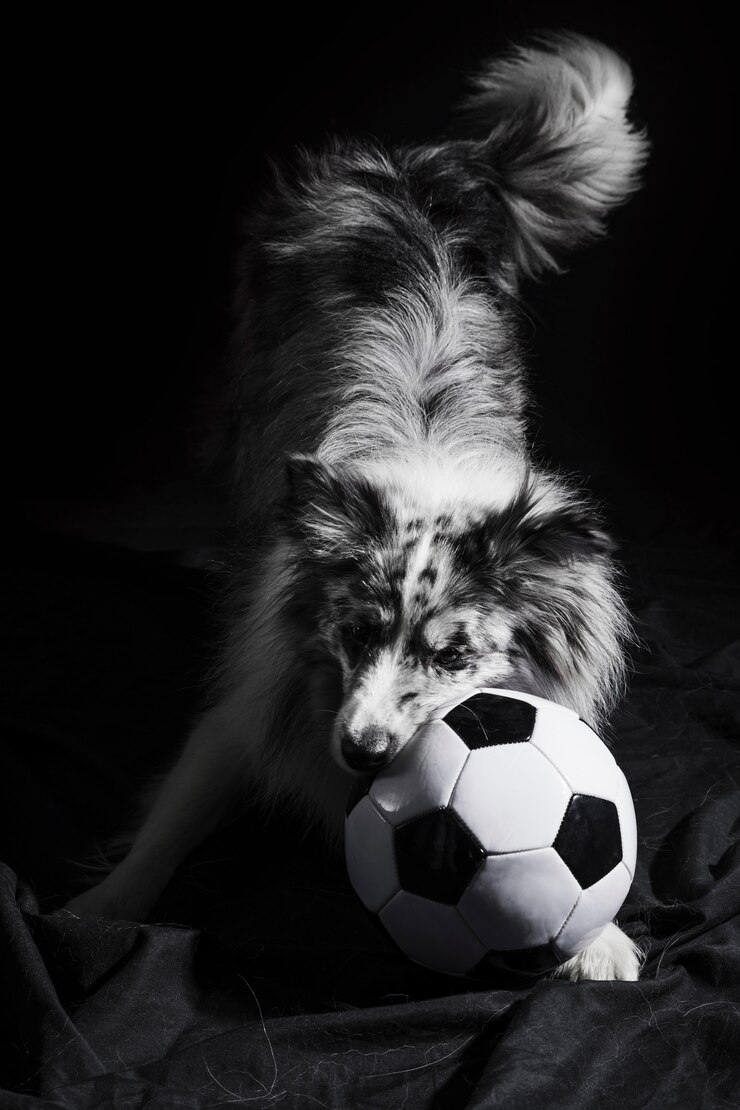
#> input picture imagens_cinza/cachorro.jpg, 740 x 1110 px; its folder holds only this picture in this run
$ python -i filters.py   (imports and definitions only)   (older library calls are emulated)
#> lines starting #> are read from the running program, lines starting #| are printed output that depends on the picture
import cv2
import numpy as np

# [17 lines left out: functions apply_gaussian_blur, apply_media_blur, apply_canny_edges, not called in this run]

def apply_sobel_filter(image):
    gray_img = cv2.cvtColor(image, cv2.COLOR_RGB2GRAY)
    sobel_x = cv2.Sobel(gray_img, cv2.CV_64F, 1, 0, ksize=5)
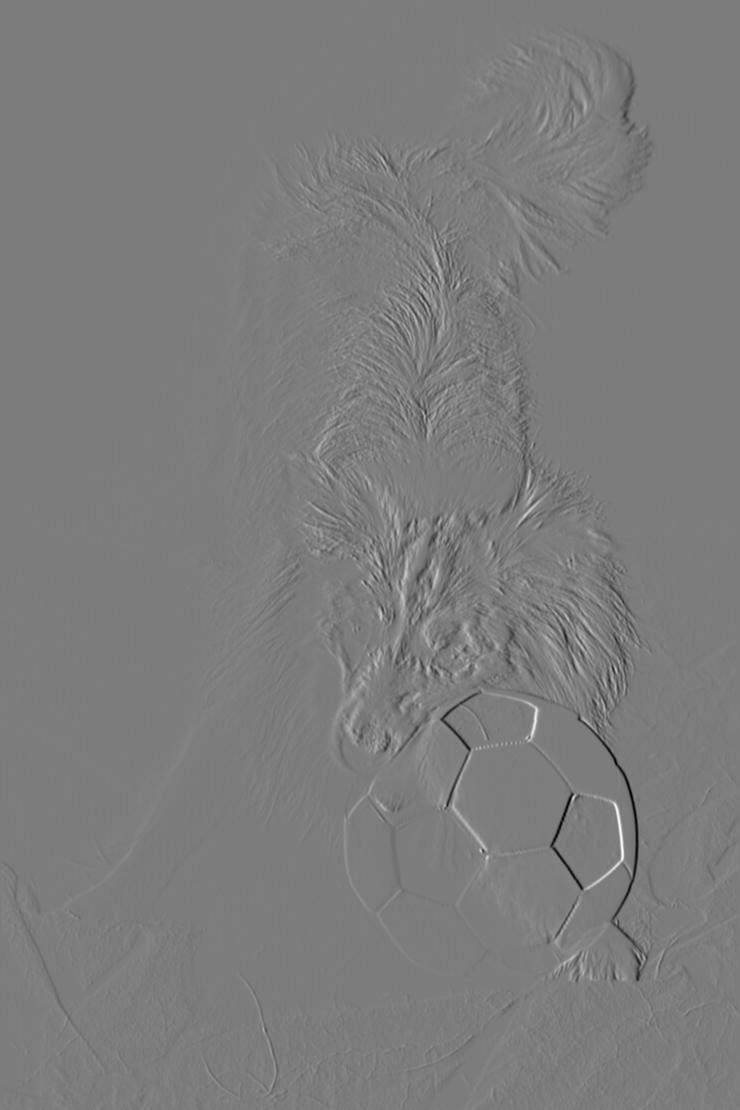
#> sobel_x: shape (1110, 740) float64; min -10046, max 10471, mean 1.5; drawn with min black and max white
    sobel_y = cv2.Sobel(gray_img, cv2.CV_64F, 0, 1, ksize=5)
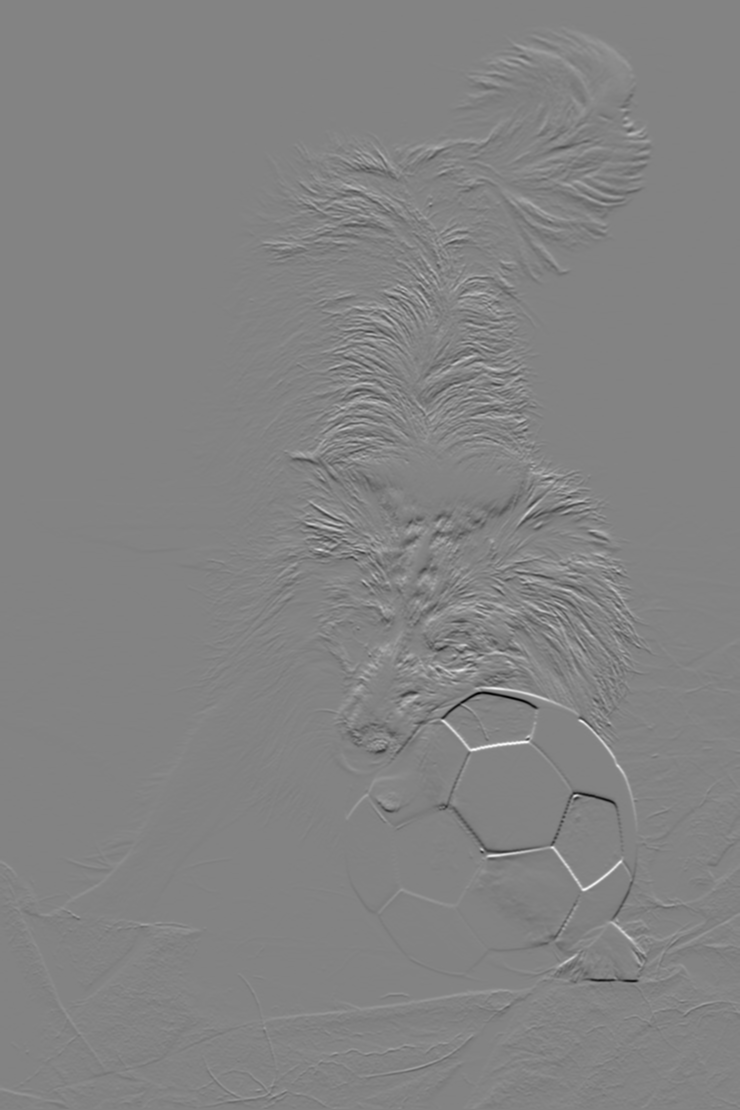
#> sobel_y: shape (1110, 740) float64; min -10791, max 10163, mean 2.8; drawn with min black and max white
    sobel_combined = cv2.sqrt(cv2.addWeighted(sobel_x ** 2, 1, sobel_y ** 2, 1, 0))
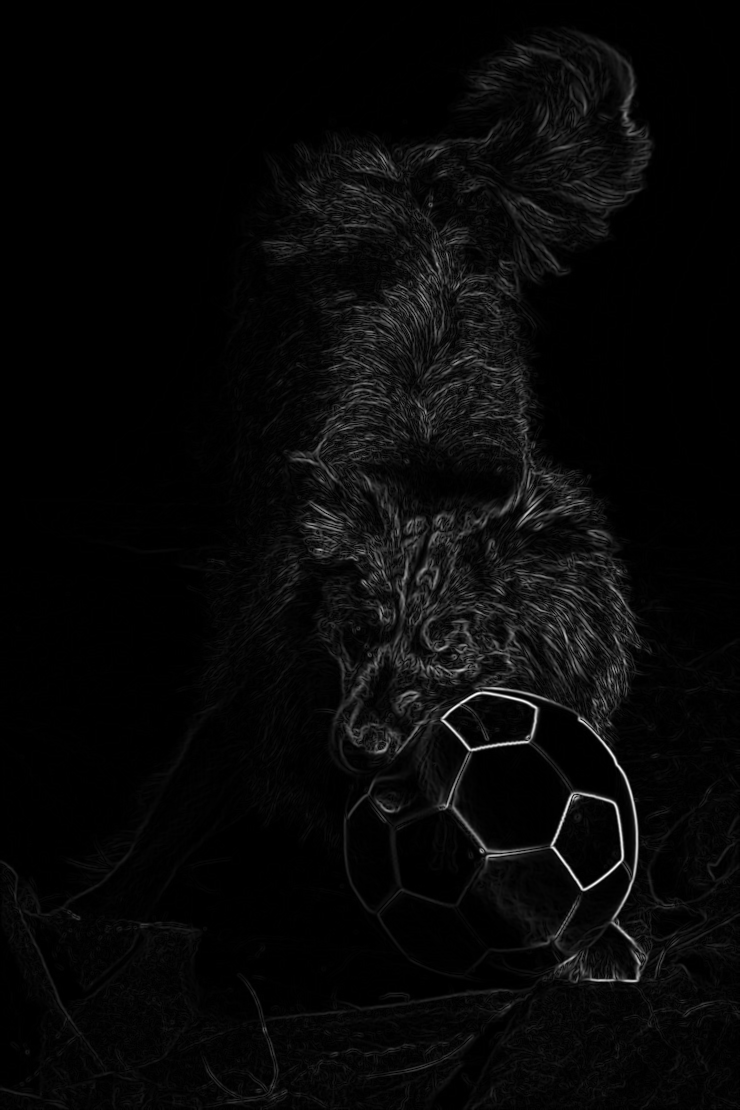
#> sobel_combined: shape (1110, 740) float64; min 0, max 11143.2, mean 366.6; drawn with min black and max white
    sobel_combined = cv2.convertScaleAbs(sobel_combined)
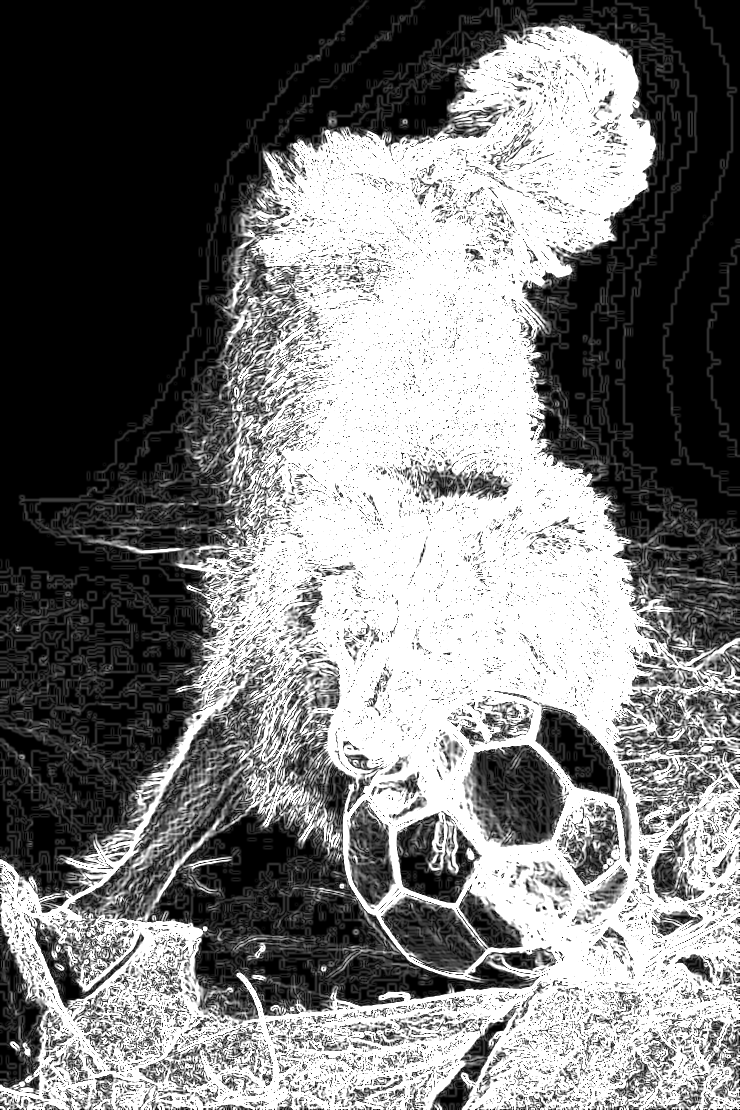
#> sobel_combined: shape (1110, 740); min 0, max 255, mean 121.1
    return cv2.cvtColor(sobel_combined, cv2.COLOR_GRAY2RGB)

# [137 lines left out: functions apply_global_threshold, apply_otsu_threshold, apply_erosion, apply_dilation, apply_opening, apply_closing, not called in this run]

>>> import cv2
>>> picture = cv2.cvtColor(cv2.imread('imagens_cinza/cachorro.jpg'), cv2.COLOR_BGR2RGB)
>>> result = apply_sobel_filter(picture)

$ run again, on imagens_cinza/xadrez.jpg
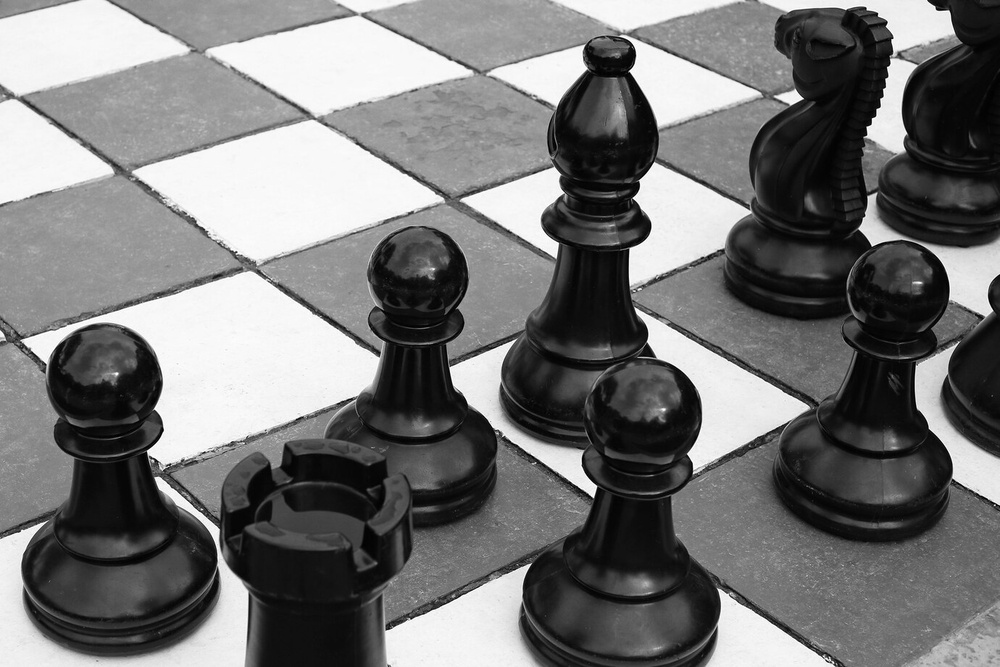
#> input picture imagens_cinza/xadrez.jpg, 1000 x 667 px, shrunk from 1380 x 921 before the run
#> picture is the input picture: shape (667, 1000, 3); min 0, max 255, mean 118.5
#> in apply_sobel_filter, `sobel_y = cv2.Sobel(gray_img, cv2.CV_64F, 0, 1, ksize=5)`:
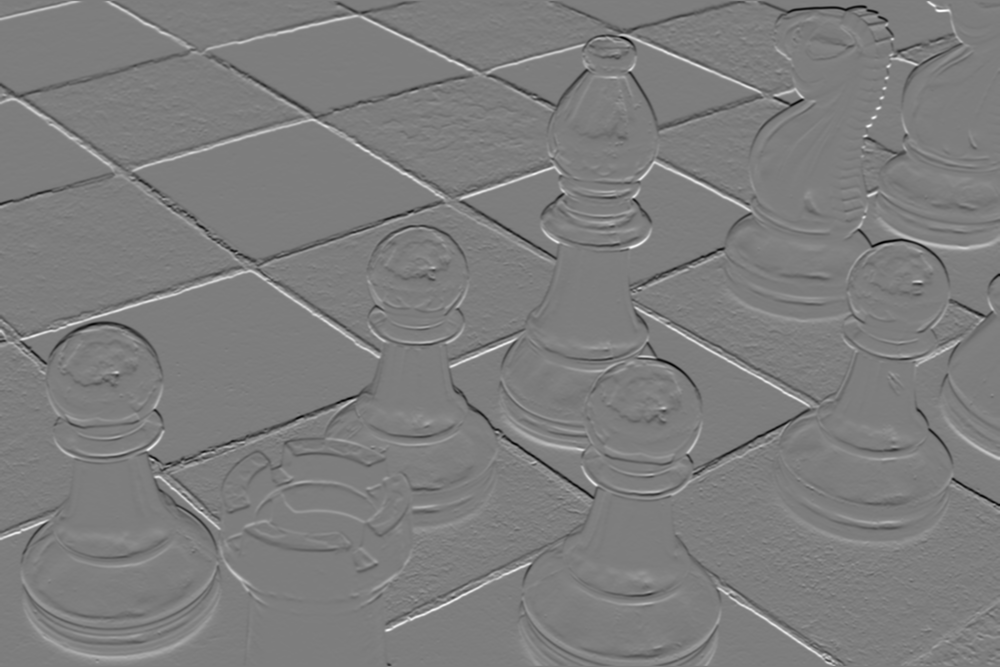
#> sobel_y: shape (667, 1000) float64; min -10485, max 10780, mean -4.7; drawn with min black and max white
#> in apply_sobel_filter, `sobel_combined = cv2.convertScaleAbs(sobel_combined)`:
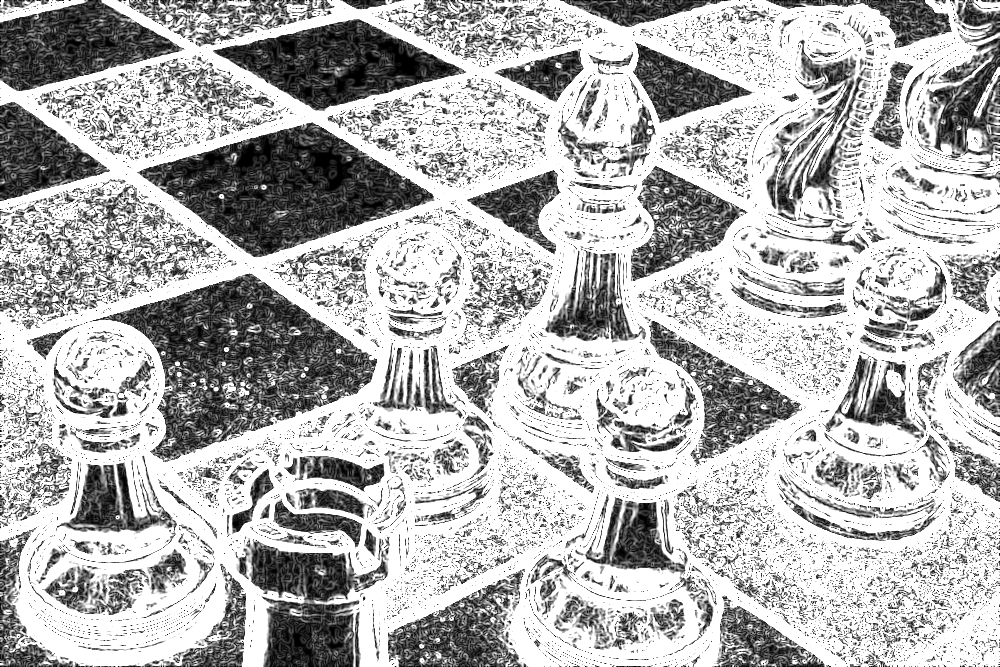
#> sobel_combined: shape (667, 1000); min 0, max 255, mean 179.4
